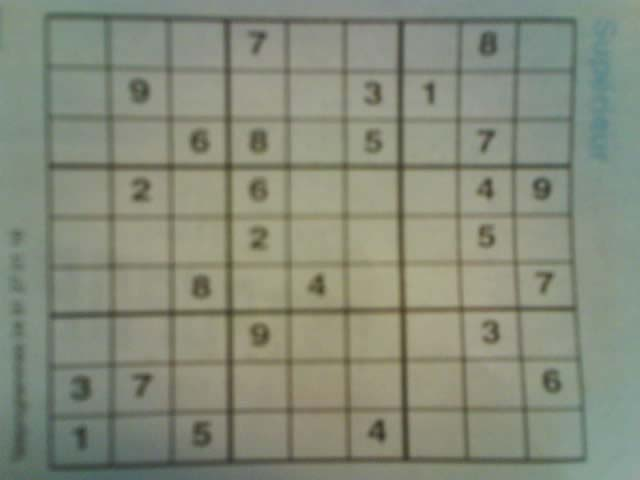
#> input picture sudoku_dataset/image1.jpg, 640 x 480 px
$ python -i SudokuRecognizer.py   (imports and definitions only)
#> lines starting #> are read from the running program, lines starting #| are printed output that depends on the picture; after the words box and inside, x2 and y2 are one past the last pixel; in counts of white or black regions, pixels touching at a corner belong together
#> further down, picture is the input picture: shape (480, 640, 3); mean B, G, R 122.1, 138.8, 133.7
# Eray HAVAYLAR S018954 Department of Computer Science
import cv2
import numpy as np


def calculate_mean(x):
    return np.mean(x)


# Matrix multiplication
def matrix_multiplication(a, b):
    return np.matmul(a, b)


# Pixel-wise difference between the images
def euclidean_distance(img1, img2):
    return sum((img1 - img2) ** 2)


# [362 lines left out: functions predict_value_knn, confusion_matrix_printer, calculate_confusion_matrix, calculate_confusion_matrix_sudoku, mnist_PCA, recognize_sudoku, not called in this run]


# Returns Sudoku puzzle bounding box following format [(top_left_x, topLefty), (bottom_right_x, bottom_right_y)]
# (You can change the body of this function anyway you like.)
def detect_sudoku(img):
    # variables for the biggest detected contour expected to be Sudoku
    max_contour, max_area, max_per = [], 0, 0

    # smallFrame -> Grayscale -> Blur -> Threshold
    gray = cv2.cvtColor(img, cv2.COLOR_BGR2GRAY)
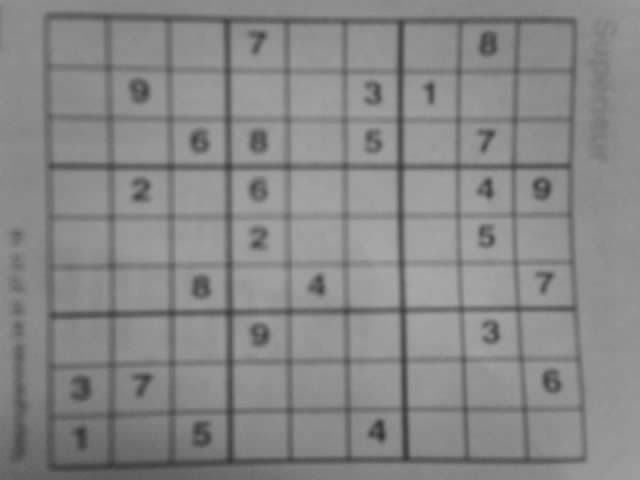
#> gray: shape (480, 640); min 50, max 169, mean 135.4
    blur = cv2.medianBlur(gray, 5)
    threshold = cv2.adaptiveThreshold(blur, 255, 0, 1, 11, 7)
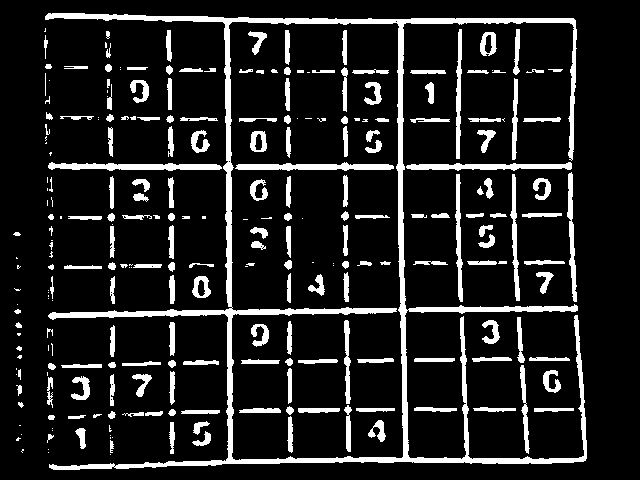
#> threshold: shape (480, 640); 12.7% white; 260 white regions (72 under 20 px)

    # find all contours in the threshold image
    cnt, hierarchy = cv2.findContours(threshold, cv2.RETR_TREE, cv2.CHAIN_APPROX_SIMPLE)
#> cnt = 290 contours, 131 with area under 20; largest, box (x1, y1, x2, y2) and area: (45, 13, 587, 470) 84624, (228, 21, 404, 461) 72708, (48, 162, 222, 171) 827, (235, 162, 394, 171) 762, (406, 162, 572, 171) 726

    # find the largest contour by comparing their size in terms of area and perimeter
    # it also checks the width height ratio of the biggest contour
    if cnt:
        for a in cnt:
            x, y, w, h = cv2.boundingRect(a)
            if cv2.arcLength(a, True) >= max_per and 0.75 < w / h < 1.25 and cv2.contourArea(a) >= max_area:
                max_per = cv2.arcLength(a, True)
                max_contour = a
                max_area = cv2.contourArea(a)
#> this loop made 290 passes
#> (x, y, w, h, max_per, max_area) on passes 19, 36, 210: (193, 421, 17, 14, 50.63, 84), (71, 376, 19, 24, 105.5, 196.5), (45, 13, 542, 457, 4398.7, 84623.5)
#> (x, y, w, h) on passes 4, 5, 8, 11, 12, 13: (21, 449, 3, 4), (110, 440, 4, 13), (16, 437, 5, 4), (21, 434, 1, 1), (192, 431, 19, 15), (52, 430, 1, 1)
#> after the loop, max_area = 84623.5; max_contour = contour of 853 points, box (x1, y1, x2, y2) (45, 13, 587, 470), area 84624; max_per = 4398.7

    max_x, max_y, max_w, max_h = cv2.boundingRect(max_contour)
#> max_x = 45; max_y = 13; max_w = 542; max_h = 457

    top_left_x, top_right_y, bot_left_x, bot_left_y = max_x, max_y, max_x + max_w, max_y + max_h
#> top_left_x = 45; top_right_y = 13; bot_left_x = 587; bot_left_y = 470
    bounding_box = [(top_left_x, top_right_y), (bot_left_x, bot_left_y)]
#> bounding_box = [(45, 13), (587, 470)]

    return bounding_box

>>> import cv2
>>> picture = cv2.imread('sudoku_dataset/image1.jpg')
>>> result = detect_sudoku(picture)
#> result = [(45, 13), (587, 470)]

$ run again, on sudoku_dataset/image100.jpg
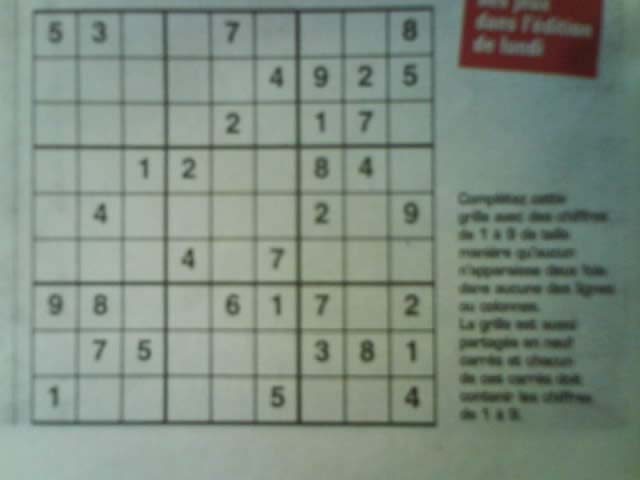
#> input picture sudoku_dataset/image100.jpg, 640 x 480 px
#> picture is the input picture: shape (480, 640, 3); mean B, G, R 128.7, 140, 126.6
#> in detect_sudoku, `gray = cv2.cvtColor(img, cv2.COLOR_BGR2GRAY)`:
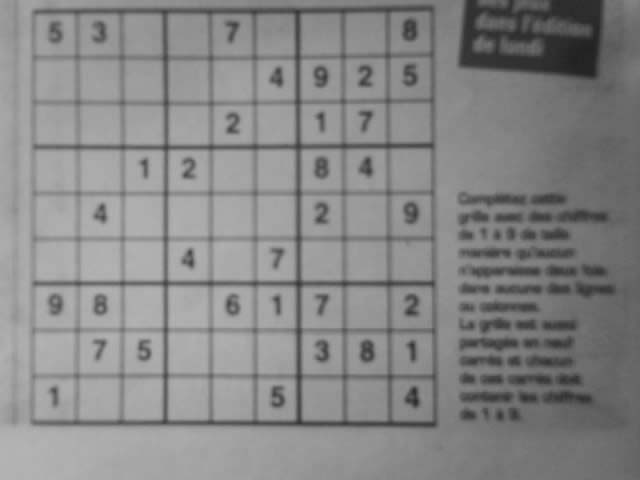
#> gray: shape (480, 640); min 33, max 180, mean 134.7
#> in detect_sudoku, `threshold = cv2.adaptiveThreshold(blur, 255, 0, 1, 11, 7)`:
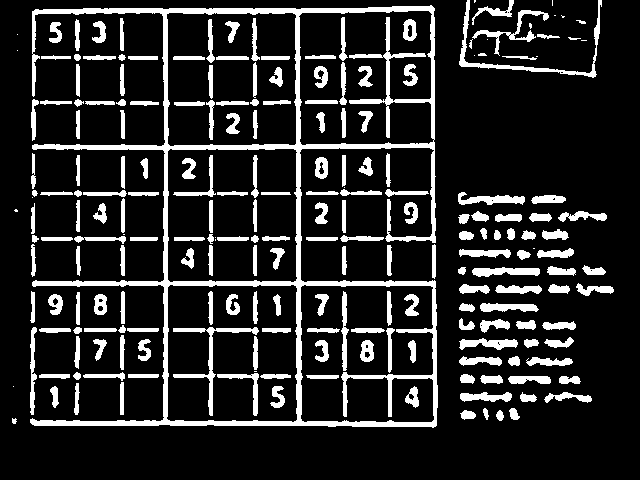
#> threshold: shape (480, 640); 15.4% white; 219 white regions (20 under 20 px)
#> cnt = 252 contours, 46 with area under 20; largest, box (x1, y1, x2, y2) and area: (30, 5, 438, 428) 98312, (166, 284, 298, 423) 17541, (300, 284, 435, 423) 17380, (167, 148, 298, 283) 17050, (166, 12, 297, 147) 16935
#> the loop in detect_sudoku, `for a in cnt:` made 252 passes
#> (x, y, w, h, max_per, max_area) on passes 4, 119, 165: (509, 408, 11, 12, 35.56, 72.5), (358, 157, 15, 19, 66.53, 124.5), (30, 5, 408, 423, 3333.2, 98312)
#> after the loop in detect_sudoku, `for a in cnt:`: max_area = 98312; max_contour = contour of 557 points, box (x1, y1, x2, y2) (30, 5, 438, 428), area 98312; max_per = 3333.2
#> max_x = 30; max_y = 5; max_w = 408; max_h = 423
#> top_left_x = 30; top_right_y = 5; bot_left_x = 438; bot_left_y = 428
#> bounding_box = [(30, 5), (438, 428)]

$ run again, on sudoku_dataset/image1001.jpg
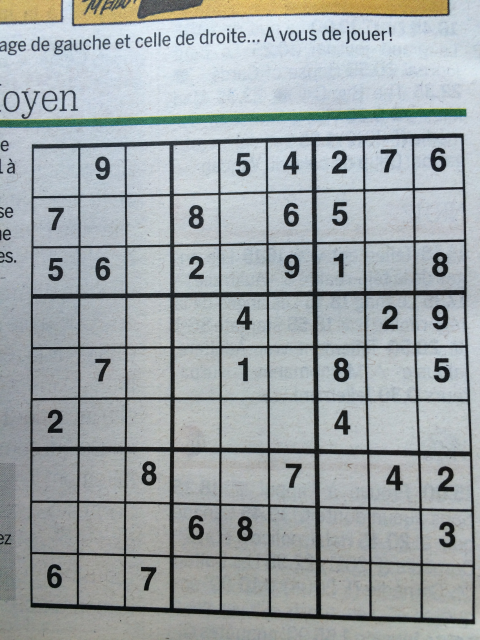
#> input picture sudoku_dataset/image1001.jpg, 960 x 1280 px (shown at 1/2 size)
#> picture is the input picture: shape (1280, 960, 3); mean B, G, R 168.3, 166, 159.3
#> in detect_sudoku, `gray = cv2.cvtColor(img, cv2.COLOR_BGR2GRAY)`:
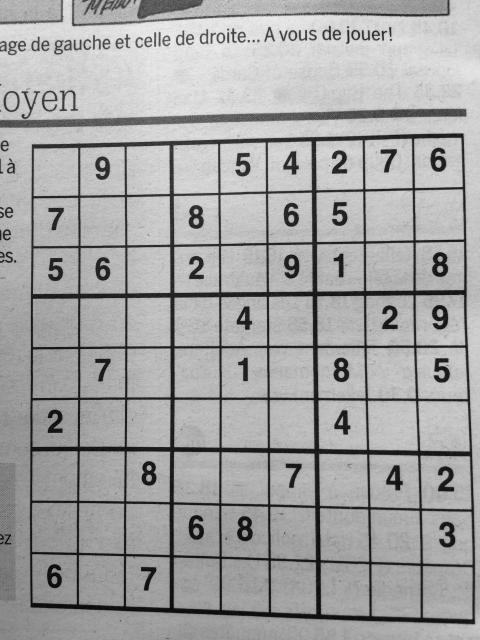
#> gray: shape (1280, 960) (shown at 1/2 size); min 1, max 244, mean 164.3
#> in detect_sudoku, `threshold = cv2.adaptiveThreshold(blur, 255, 0, 1, 11, 7)`:
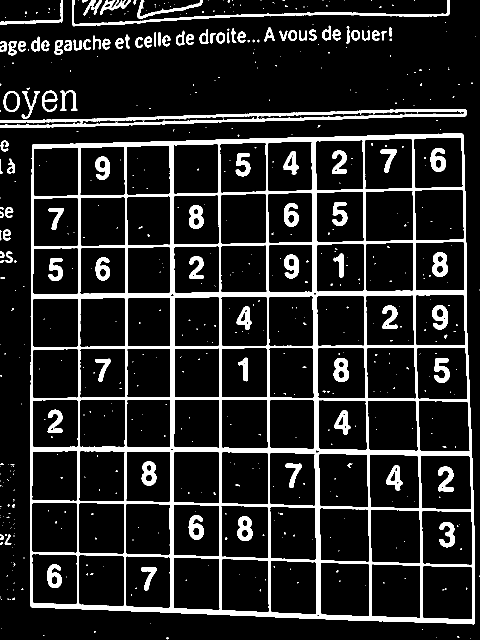
#> threshold: shape (1280, 960) (shown at 1/2 size); 12.9% white; 609 white regions (503 under 20 px)
#> cnt = 781 contours, 539 with area under 20; largest, box (x1, y1, x2, y2) and area: (60, 267, 950, 1249) 835640, (0, 218, 933, 255) 12437, (843, 1021, 946, 1131) 10726, (840, 910, 944, 1020) 10694, (740, 1018, 842, 1128) 10512
#> the loop in detect_sudoku, `for a in cnt:` made 781 passes
#> (x, y, w, h, max_per, max_area) on passes 104, 115: (10, 414, 17, 22, 83.01, 192.5), (60, 267, 890, 982, 3703.3, 835639.5)
#> after the loop in detect_sudoku, `for a in cnt:`: max_area = 835639.5; max_contour = contour of 247 points, box (x1, y1, x2, y2) (60, 267, 950, 1249), area 835640; max_per = 3703.3
#> max_x = 60; max_y = 267; max_w = 890; max_h = 982
#> top_left_x = 60; top_right_y = 267; bot_left_x = 950; bot_left_y = 1249
#> bounding_box = [(60, 267), (950, 1249)]

$ run again, on sudoku_dataset/image1003.jpg
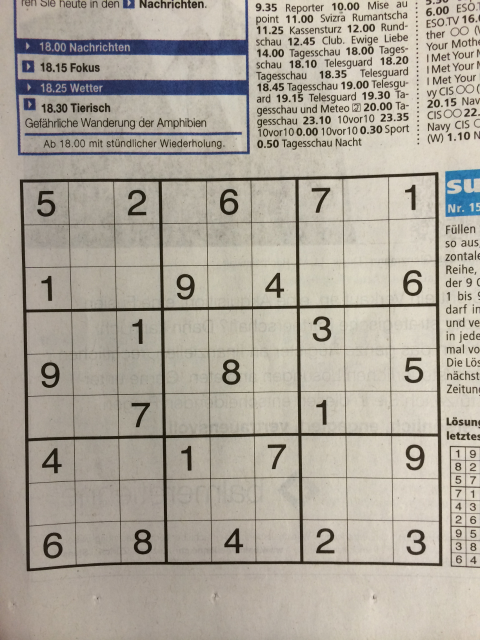
#> input picture sudoku_dataset/image1003.jpg, 960 x 1280 px (shown at 1/2 size)
#> picture is the input picture: shape (1280, 960, 3); mean B, G, R 154.4, 166, 172.7
#> in detect_sudoku, `blur = cv2.medianBlur(gray, 5)`:
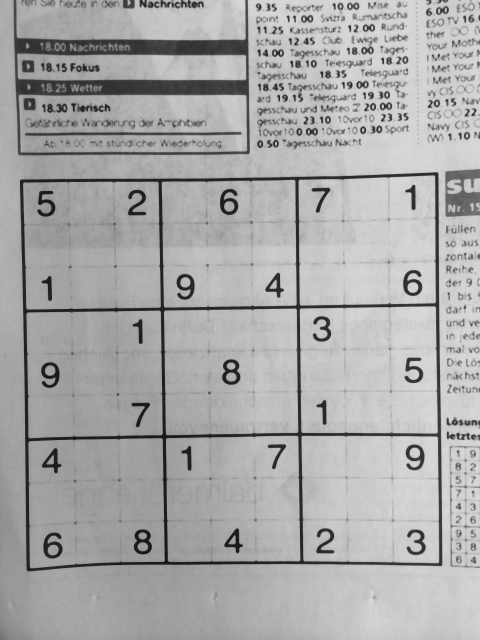
#> blur: shape (1280, 960) (shown at 1/2 size); min 20, max 219, mean 169
#> in detect_sudoku, `threshold = cv2.adaptiveThreshold(blur, 255, 0, 1, 11, 7)`:
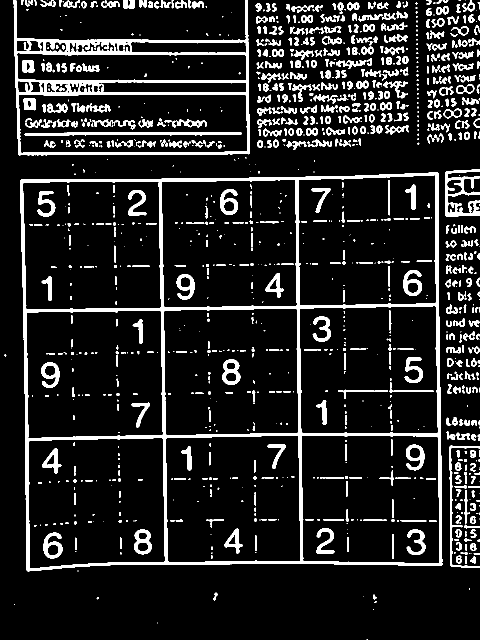
#> threshold: shape (1280, 960) (shown at 1/2 size); 11.6% white; 1328 white regions (613 under 20 px)
#> cnt = 1523 contours, 793 with area under 20; largest, box (x1, y1, x2, y2) and area: (40, 344, 885, 1143) 644272, (27, 0, 500, 311) 107150, (596, 349, 873, 612) 69646, (602, 870, 880, 1128) 69250, (598, 611, 877, 868) 69056
#> the loop in detect_sudoku, `for a in cnt:` made 1523 passes
#> (x, y, w, h, max_per, max_area) on passes 8, 12, 89, 205: (746, 1189, 8, 10, 26.14, 34), (941, 1113, 11, 14, 47.8, 73), (893, 862, 18, 18, 72.77, 137), (40, 344, 845, 799, 3261.7, 644271.5)
#> after the loop in detect_sudoku, `for a in cnt:`: max_area = 644271.5; max_contour = contour of 145 points, box (x1, y1, x2, y2) (40, 344, 885, 1143), area 644272; max_per = 3261.7
#> max_x = 40; max_y = 344; max_w = 845; max_h = 799
#> top_left_x = 40; top_right_y = 344; bot_left_x = 885; bot_left_y = 1143
#> bounding_box = [(40, 344), (885, 1143)]
